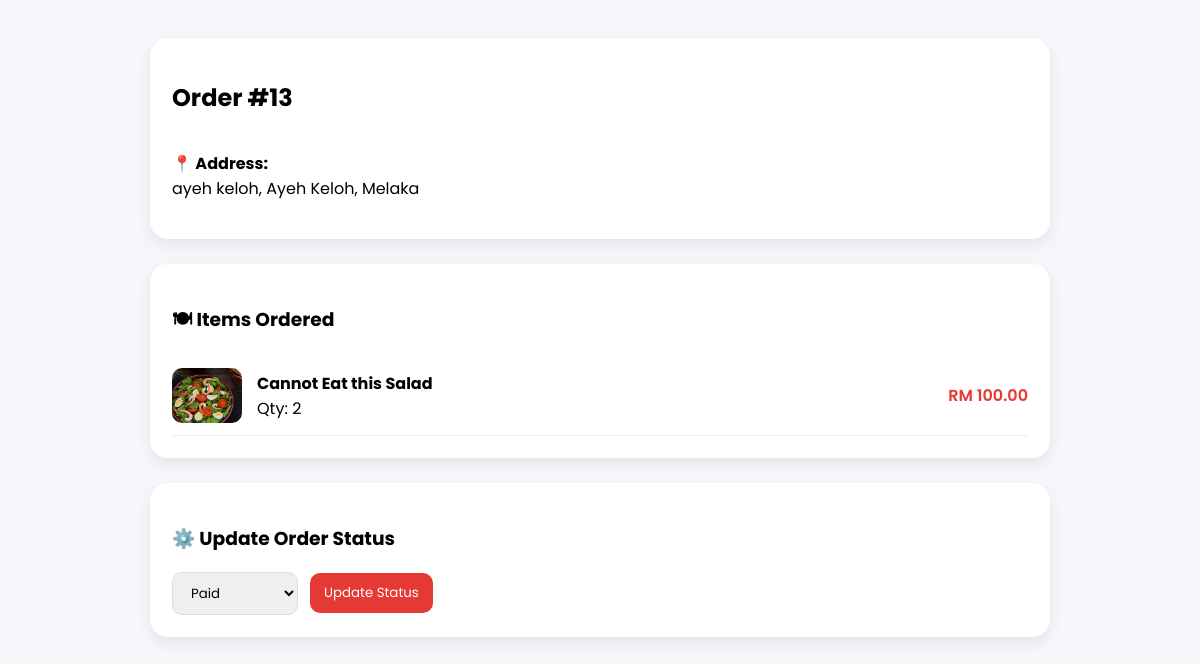
/me/order-details.php?id=13, run on the app's committed database.
### tables this page shows
CREATE TABLE `orders` (
  `orderId` int(10) UNSIGNED NOT NULL,
  `status` enum('pending','paid','progress','done','shipping','delivered','cancelled') NOT NULL DEFAULT 'pending',
  `address` varchar(255) NOT NULL,
  `state` varchar(50) NOT NULL,
  `district` varchar(50) NOT NULL,
  `userId` int(10) UNSIGNED NOT NULL,
  `extraNotes` varchar(255) NOT NULL,
  `totalAmount` decimal(10,2) NOT NULL,
  `createdAt` timestamp NOT NULL DEFAULT current_timestamp()
);

CREATE TABLE `order_items` (
  `orderItemId` int(10) UNSIGNED NOT NULL,
  `orderId` int(10) UNSIGNED NOT NULL,
  `foodId` int(11) NOT NULL,
  `quantity` int(11) NOT NULL,
  `priceAtPurchase` decimal(10,2) NOT NULL
);

CREATE TABLE `foods` (
  `foodId` int(10) UNSIGNED NOT NULL,
  `name` varchar(150) NOT NULL,
  `description` text NOT NULL,
  `price` decimal(10,0) NOT NULL,
  `image` varchar(255) NOT NULL,
  `categoryId` int(10) UNSIGNED NOT NULL,
  `active` enum('active','inactive') NOT NULL
);

### me/order-details.php (the view, shortened to what this page needs)
<?php
require_once '../foodDB.php';
$orderId = (int)$_GET['id'];
$orderStmt = $conn->prepare("SELECT * FROM orders WHERE orderId = ?");
$orderStmt->bind_param("i", $orderId);
$orderStmt->execute();
$order = $orderStmt->get_result()->fetch_assoc();
$itemsStmt = $conn->prepare("
    SELECT oi.*, f.name, f.image
    FROM order_items oi
    JOIN foods f ON oi.foodId = f.foodId
    WHERE oi.orderId = ?
");
$itemsStmt->bind_param("i", $orderId);
$itemsStmt->execute();
$items = $itemsStmt->get_result();
?>
<!DOCTYPE html>
<html>
<head>
</head>
<body>
<div class="container">
  <div class="card">
    <div class="order-header">
      <h2>Order #<?= $orderId ?></h2>
      <span class="badge <?= $order['status'] ?>">
      </span>
    </div>
    <p><strong>📍 Address:</strong><br>
      <?= $order['address'] ?>, <?= $order['district'] ?>, <?= $order['state'] ?>
    </p>
  </div>
  <div class="card">
    <h3>🍽 Items Ordered</h3>
    <?php while($item = $items->fetch_assoc()):
      $img = $item['image']
        ? "../uploads/menu/".$item['image']
        : "https://via.placeholder.com/80";
    ?>
    <div class="item">
      <img src="<?= $img ?>">
      <div class="item-info">
        <strong><?= htmlspecialchars($item['name']) ?></strong><br>
        Qty: <?= $item['quantity'] ?>
      </div>
      <div class="price">
        RM <?= number_format($item['priceAtPurchase'],2) ?>
      </div>
    </div>
    <?php endwhile; ?>
  </div>
  <div class="card">
    <h3>⚙️ Update Order Status</h3>
    <form method="POST" style="display:flex;gap:12px;align-items:center;">
      <select name="status">
        <option value="paid" <?= $order['status']=='paid'?'selected':'' ?>>Paid</option>
      </select>
      <button name="update_status">Update Status</button>
    </form>
  </div>
</div>
</body>
</html>

### me/order-details.php (style rules this page uses)
body { background:#f6f7fb; font-family:Poppins,sans-serif; padding:30px; }
.container { max-width:900px; margin:auto; }
.card { background:white; padding:22px; border-radius:18px; box-shadow:0 6px 16px rgba(0,0,0,.08); margin-bottom:25px; }
.order-header { display:flex; justify-content:space-between; align-items:center; }
.badge { padding:6px 14px; border-radius:20px; color:white; font-size:12px; font-weight:600; }
.item { display:flex; align-items:center; gap:15px; padding:12px 0; border-bottom:1px solid #eee; }
.item img { width:70px; height:55px; object-fit:cover; border-radius:10px; }
.item-info { flex:1; }
.price { font-weight:600; color:#e53935; }
select,button { padding:10px 14px; border-radius:10px; border:1px solid #ddd; font-family:Poppins; }
button { background:#e53935; color:white; border:none; cursor:pointer; }

### data on the page
orders: address "ayeh keloh", district "Ayeh Keloh", state "Melaka"
order_items: foodId.image (picture), foodId.name "Cannot Eat this Salad", quantity "2", priceAtPurchase "100.00"

### other printed values
$orderId "13"
